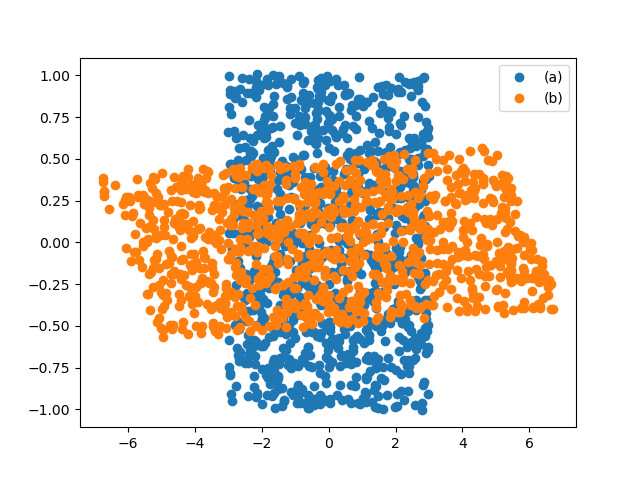

Write Python code to recreate this figure.
import pandas as pd

X = pd.read_csv('pset2/code/problem1/nongaussian_samples.csv',delimiter=' ', header=None, index_col=False)
X.columns = ['X1', 'X2']

from sklearn.linear_model import LinearRegression
reg1 = LinearRegression(fit_intercept=False).fit(X[['X1']], X[['X2']])
b_12 = reg1.coef_[0][0]
print("b12:", b_12)

reg2 = LinearRegression(fit_intercept=False).fit(X[['X2']], X[['X1']])
b_21 = reg2.coef_[0][0]
print("b21:", b_21)
import matplotlib.pyplot as plt

plt.scatter(X['X1'], X['X2'] - b_12 * X['X1'], label='(a)')
plt.scatter(X['X2'], X['X1'] - b_21 * X['X2'], label='(b)')
plt.legend()
plt.savefig('pset2/code/problem1/problem1.png')

# plt.show()

if __name__ == '__main__':
    pass

